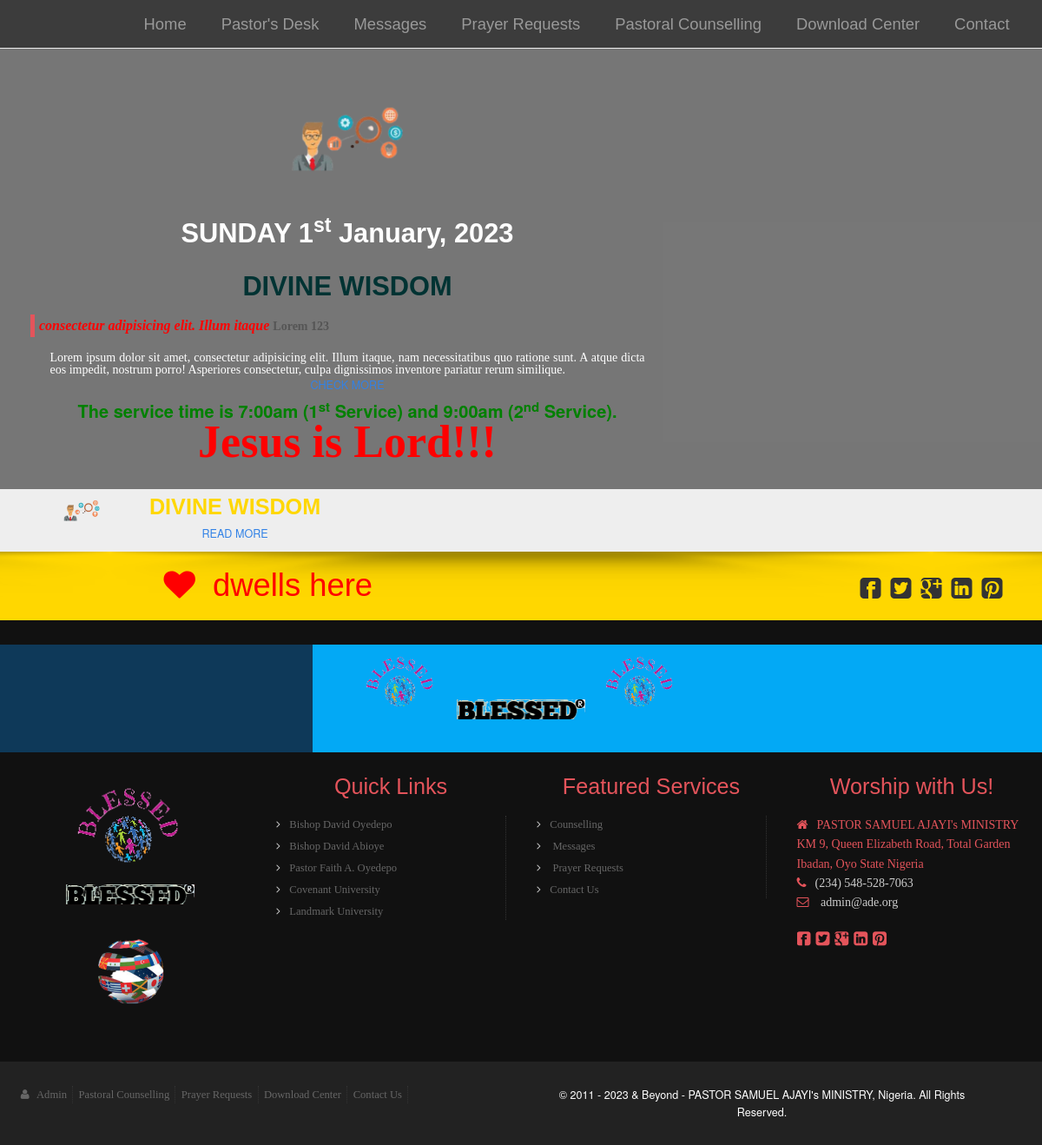
Screenshot of /PREACHINGS/ with the database file from the repository.
### b/models.py (models this page shows, shortened)
class Services(models.Model):
    img = models.ImageField(upload_to='Service/img')
    img_pst = models.ImageField(upload_to='Service/pastor', verbose_name='PASTOR PICTURE', blank=True,null=True)
    d = models.CharField(max_length=4, verbose_name='Day')
    sup = models.CharField(max_length=2, verbose_name='e.g st, nd, rd, th ')
    m = models.CharField(max_length=15, verbose_name='Month')
    y = models.CharField(max_length=4, verbose_name='Year')
    Theme = models.CharField(max_length=678)
    Theme_reference = models.CharField(max_length=899)
    bible = models.CharField(max_length=79)
    message = models.TextField( verbose_name='MESSAGES')
    class Meta:
        verbose_name_plural = 'MESSAGES HERE'

### b/views.py (the view)
# urls.py: path('PREACHINGS/', views.service, name='sunday'),
def service(request):
    side_sms = Services.objects.all()
    three_category = Category.objects.all()
    context = {
        'side_sms' : side_sms,
        'three_category' : three_category
    }
    return  render(request, 'b/test.html', context)

### b/templates/b/test.html
{% extends 'base.html' %}
{% load static %}
{% block content %}
<div class="row main-content">
    <div class="large-12 columns">
        <div class="row band3">
            <div class="large-8 columns">
                {% for x in side_sms %}
                <div class=large-4 columns">
                    <img src="/media/{{x.img}}">
                </div>
                <h4 align="center" style="font-weight:bolder;"><b>SUNDAY {{x.d}}<sup>{{x.sup}}</sup> {{x.m}}, {{x.y}}</b>  <br/></h4>
                <h4> <b style="color:#033;">{{x.Theme}} </b></h4>
                <blockquote class="fontsforweb_fontid_9785" style="font-size: 14px; padding: 0 5px;">
                    <b><i style="font-size:16px;  color:#000; padding-left:0px; font-family:'times new roman'; color:#F00;">
                        {{x.Theme_reference}} </i>
                        <strong> {{x.bible }}</strong>
                    </b>
                </blockquote>
               <div align="justify" class="fontsforweb_fontid_9785" style="font-size: 14px; padding: 0 40px;">
                  {{x.message | safe }}<br/>
               </div>
               <p class="card-text"><a href="{% url 'b:messages' %}" class="btn btn-primary col-12">CHECK MORE</a></p>
               <div style="font-size: 20px; color:green;"><strong> The service time is 7:00am  (1<sup>st</sup> Service) and 9:00am (2<sup>nd</sup> Service).</strong> <br/></div>
               <div><b style="font-family: Monotype Corsiva; font-size: 52px; color:red;">Jesus is Lord!!!</b> </div>
             {% endfor %}
            </div>
            </div>
            <div class="large-4 columns">
                {% for x in side_sms %}
                <div class="large-4 columns">
                    <img src="/media/{{x.img}}" alt="{{x.Theme}}" class="card-img-top">
                </div>
                <div class="large-8 columns">
                    <h5 class="card-title"><b style="color:gold;">{{x.Theme}}</b></h5>
                    <p class="card-text"><a href="{% url 'b:detail' sms.id %}" class="btn btn-primary col-12">READ MORE</a></p>
                </div>
                {% endfor %}
            </div>
        </div>
</div>
</div>
{% endblock content %}

### static/css/fgx-foundation.css (style rules this page uses)
html, body { font-size: 14px; }
body { background-color: #eeeeee; color: #fff; padding: 0; font-weight: normal; font-style: normal; line-height: 1; -webkit-font-smoothing: antialiased; }
.row { max-width: 90em; }
.row .column, .row .columns { padding-left: 1.250em; padding-right: 1.250em; }
.row .row { margin: 0 -1.250em; }
a { color: #e4545b; text-decoration: none; line-height: inherit; -webkit-transition: all 0.4s ease; -moz-transition: all 0.4s ease; -o-transition: all 0.4s ease; transition: all 0.4s ease; }
p { font-family: gothic; font-weight: 200; font-size: 0.9em; line-height: 1.6; margin-bottom: 1.25em; text-shadow: none; }
h1, h2, h3, h4, h5, h6 { font-family: 'gothic', sans-serif; font-weight: 300; margin-bottom: 0.1em; margin-top: 0.1em; color: #fff; text-transform: none }
h4 { font-size: 2.2em; }
h5 { font-size: 1.8em; }
.main-content { padding: 1px 0; }
.band3 { background: rgba(0, 0, 0, 0.5); padding: 2em 0 }
.band h4, .band2 h4, .band3 h4, .bandblue h4, .bandblue h4, .bandblack h4 { padding-top: 0.25em; padding-bottom: 0.25em }

### templates/base.html (style rules this page uses)
.fontsforweb_fontid_9785 { font-family: 'gothic' !important; text-align: justify; font-size: 13px; padding: 0 30px; }
body { background-color: #eee; }
body, h1, p { font-family: "Helvetica Neue", "Segoe UI", Segoe, Helvetica, Arial, "Lucida Grande", sans-serif; font-weight: normal; margin: 0; padding: 0; text-align: center; }
.row:before, .row:after { display: table; content: " "; }
p { margin: 0 0 10px; }
a { color: #3282e6; text-decoration: none; }

### rows the page displays
Services: img (picture), d "1", sup "st", m "January", y "2023", Theme "DIVINE WISDOM", Theme_reference "consectetur adipisicing elit. Illum itaque", bible "Lorem 123", message "Lorem ipsum dolor sit amet, consectetur adipisicing elit. Illum itaque, nam necessitatibus quo ratione sunt. A atque dicta eos impedit, nostrum porro! Asperiores consectetur, culpa dignissimos inventore pariatur rerum similique."
